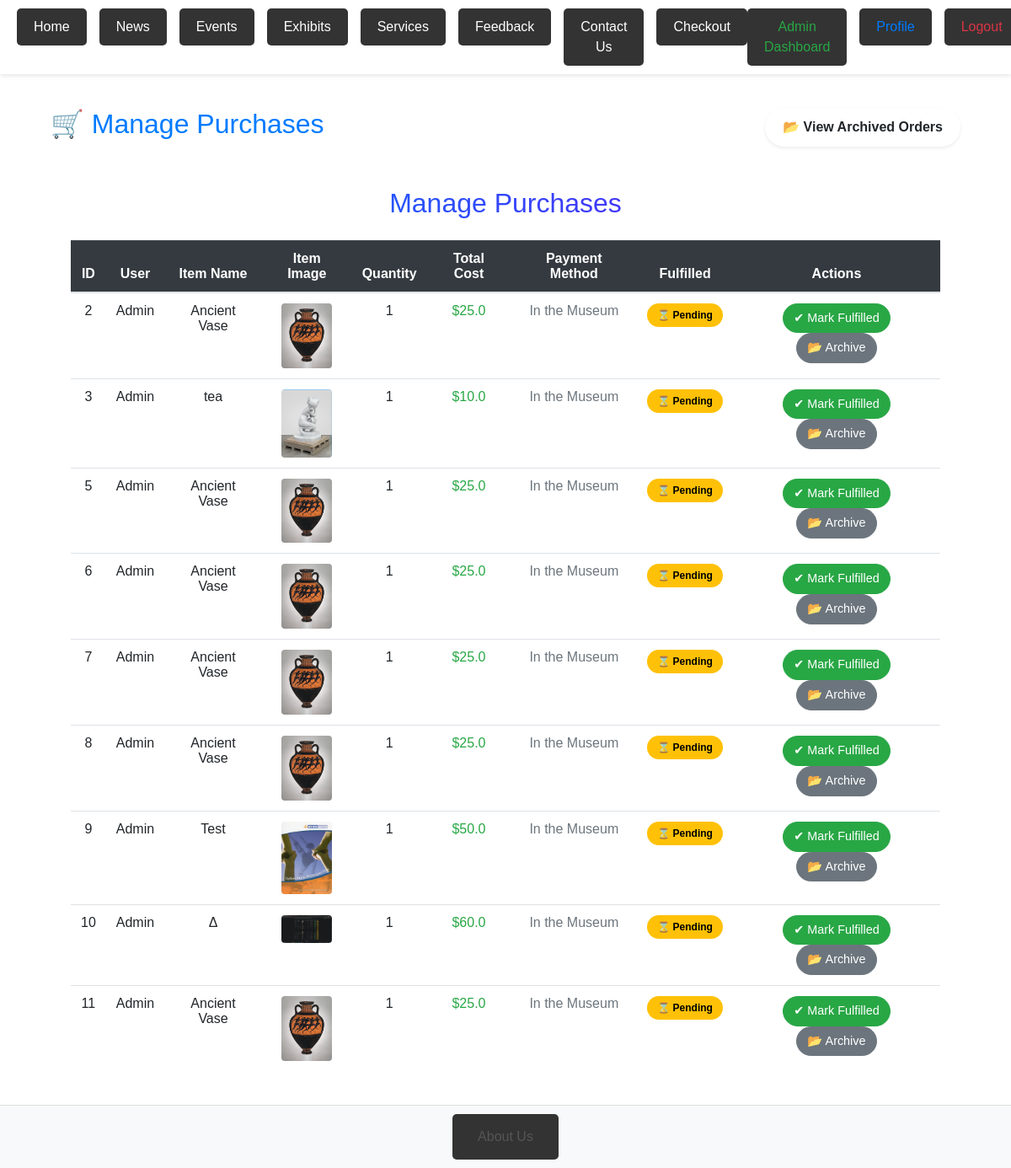
The app's page /admin/purchases (signed in) with its own data.
### server.py (models this page shows, shortened)
class Ticket(db.Model):
    id = db.Column(db.Integer, primary_key=True)
    user_id = db.Column(db.Integer, db.ForeignKey('user.id'), nullable=False)
    item_id = db.Column(db.Integer, nullable=False)
    quantity = db.Column(db.Integer, nullable=False)
    payment_method = db.Column(db.String(50), nullable=False)
    address = db.Column(db.String(255), nullable=True)
    total_cost = db.Column(db.Float, nullable=False)
    fulfilled = db.Column(db.Boolean, default=False)
    archived = db.Column(db.Boolean, default=False)

class User(db.Model, UserMixin):
    id = db.Column(db.Integer, primary_key=True)
    username = db.Column(db.String(80), unique=True, nullable=False)
    email = db.Column(db.String(120), unique=True, nullable=False)
    password = db.Column(db.String(200), nullable=False)
    is_admin = db.Column(db.Boolean, default=False)

class Event(db.Model):
    id = db.Column(db.Integer, primary_key=True)
    title = db.Column(db.String(200), nullable=False)
    description = db.Column(db.Text, nullable=False)
    date = db.Column(db.Date, nullable=False)
    image_path = db.Column(db.String(255), nullable=False)
    price = db.Column(db.Float, nullable=True)

### server.py (the view, shortened to what this page needs)
@app.route('/admin/purchases', methods=['GET', 'POST'])
@login_required
@admin_required
def manage_purchases():
    show_archived = request.args.get('archived', 'false').lower() == 'true'
    tickets = Ticket.query.filter(Ticket.fulfilled == (True if show_archived else False)).all()
    tickets_with_details = []
    for ticket in tickets:
        user = User.query.get(ticket.user_id)
        event = Event.query.get(ticket.item_id)
        if event:
            normalized_title = event.title.lower().replace(" ", "_") + ".jpg"
            image_path = f"uploads/{normalized_title}"
            if event.image_path:
                image_path = event.image_path
            elif os.path.exists(os.path.join(app.root_path, 'static', image_path)):
                image_path = image_path
            else:
                image_path = None
            item = {
                'title': event.title,
                'image': image_path
            }
        else:
            item = {
                'title': 'Unknown Item',
                'image': None
            }
        tickets_with_details.append((ticket, user, item))
    return render_template('manage_purchases.html', tickets=tickets_with_details, show_archived=show_archived)

### server.py (called while the page is built)
def admin_required(f):
    @wraps(f)
    def decorated_function(*args, **kwargs):
        if not current_user.is_authenticated or not current_user.is_admin:
            abort(403)
        return f(*args, **kwargs)
    return decorated_function

@login_manager.user_loader
def load_user(user_id):
    return db.session.get(User, int(user_id))

### templates/manage_purchases.html (shortened to what this page needs)
{% extends "base.html" %}
{% block content %}
<div class="container mt-5">
    <div class="d-flex justify-content-between align-items-center mb-4">
        <h2 class="fw-bold text-{{ 'secondary' if show_archived else 'primary' }}">
            {{ '📦 Archived Orders' if show_archived else '🛒 Manage Purchases' }}
        </h2>
        <a href="{{ url_for('manage_purchases', archived=not show_archived) }}"
           class="btn toggle-btn shadow-sm">
            {{ '🔄 View Active Orders' if show_archived else '📂 View Archived Orders' }}
        </a>
    </div>
    <div class="table-responsive glass-effect p-4 rounded-4">
        <h2 class="text-center text-gradient fw-bold mb-4">Manage Purchases</h2>
        <table class="table table-hover align-middle text-center">
            <thead class="table-dark">
                <tr>
                    <th>ID</th>
                    <th>User</th>
                    <th>Item Name</th>
                    <th>Item Image</th>
                    <th>Quantity</th>
                    <th>Total Cost</th>
                    <th>Payment Method</th>
                    <th>Fulfilled</th>
                    <th>Actions</th>
                </tr>
            </thead>
            <tbody>
                {% for ticket, user, item in tickets %}
                <tr class="hover-effect">
                    <td class="fw-bold">{{ ticket.id }}</td>
                    <td class="fw-semibold">{{ user.username }}</td>
                    <td>{{ item.title if item else 'Unknown Item' }}</td>
                    <td>
                        {% if item.image %}
                            <img src="{{ url_for('static', filename=item.image.replace('static/', '')) }}"
                                 alt="{{ item.title if item else 'No Image' }}" class="rounded item-img">
                        {% endif %}
                    </td>
                    <td class="fw-bold">{{ ticket.quantity }}</td>
                    <td class="fw-bold text-success">${{ ticket.total_cost }}</td>
                    <td class="text-muted">{{ ticket.payment_method }}</td>
                    <td>
                        {% if ticket.fulfilled %}
                            <span class="badge fulfilled-badge">✔ Fulfilled</span>
                        {% else %}
                            <span class="badge pending-badge">⌛ Pending</span>
                        {% endif %}
                    </td>
                    <td>
                        {% if not show_archived %}
                            {% if not ticket.fulfilled %}
                            <form method="POST" class="d-inline">
                                <button type="submit" class="btn action-btn btn-success">✔ Mark Fulfilled</button>
                            </form>
                            {% endif %}
                            <form method="POST" class="d-inline">
                                <button type="submit" class="btn action-btn btn-secondary">📂 Archive</button>
                            </form>
                        {% else %}
                            <form method="POST" class="d-inline">
                                <input type="hidden" name="ticket_id" value="{{ ticket.id }}">
                                <input type="hidden" name="action" value="unarchive">
                                <button type="submit" class="btn action-btn btn-warning">📤 Unarchive</button>
                            </form>
                        {% endif %}
                    </td>
                </tr>
                {% endfor %}
            </tbody>
        </table>
    </div>
</div>
{% endblock %}

### templates/base.html (shortened to what this page needs)
<html lang="en">
<head>
    <link rel="stylesheet" href="{{ url_for('static', filename='styles.css') }}">
    <link rel="stylesheet" href="https://maxcdn.bootstrapcdn.com/bootstrap/4.5.2/css/bootstrap.min.css">
</head>
<body>
    <nav>
        <ul style="list-style: none; margin: 0 auto; padding: 0; display: flex; gap: 15px; justify-content: center;">
            <li><a href="{{ url_for('home') }}">Home</a></li>
            <li><a href="{{ url_for('news') }}">News</a></li>
            <li><a href="{{ url_for('events') }}">Events</a></li>
            <li><a href="{{ url_for('exhibits') }}">Exhibits</a></li>
            <li><a href="{{ url_for('services') }}">Services</a></li>
            <li><a href="{{ url_for('feedback') }}">Feedback</a></li>
            <li><a href="{{ url_for('contact') }}">Contact Us</a></li>
            <li><a href="{{ url_for('checkout', item_id=1) }}">Checkout</a></li>
        </ul>
        <ul style="list-style: none; margin: 0; padding: 0; display: flex; gap: 15px;">
            {% if current_user.is_authenticated %}
                {% if current_user.is_admin %}
                    <li>
                        <a href="{{ url_for('admin_dashboard') }}" style="color: #28a745;">
                            Admin Dashboard
                        </a>
                    </li>
                {% endif %}
                <li><a href="{{ url_for('profile') }}" style="color: #007bff;">Profile</a></li>
                <li><a href="{{ url_for('logout') }}" style="color: rgb(220, 53, 69);">Logout</a></li>
            {% else %}
                <li><a href="{{ url_for('login') }}" style="color: rgb(220, 53, 69);">Login</a></li>
                <li><a href="{{ url_for('register') }}" style="color: #17a2b8;">Register</a></li>
            {% endif %}
        </ul>
    </nav>
    <div class="container" style="margin-top: 80px;">
        {% block content %}
        {% endblock %}
    </div>
    <footer>
        <a href="{{ url_for('about') }}">About Us</a>
    </footer>
</body>
</html>

### static/styles.css (style rules this page uses)
* { margin: 0; padding: 0; box-sizing: border-box; }
body, html { height: 100%; font-family: Arial, sans-serif; line-height: 1.6; }
body { display: flex; flex-direction: column; min-height: 100vh; background-color: #f4f4f4; }
nav { background-color: #333; padding: 15px 30px; text-align: center; }
nav ul { display: flex; justify-content: center; gap: 10px; list-style: none; margin: 0; padding: 0; }
nav ul li { display: inline-block; }
nav ul li a { color: white; text-decoration: none; font-size: 16px; padding: 10px 20px; background-color: #333; border-radius: 5px; transition: background-color 0.3s ease, transform 0.2s ease; display: inline-block; }
footer { background-color: #f8f8f8; color: #555; text-align: center; padding: 20px 10px; border-top: 1px solid #ddd; margin-top: auto; }
footer a { color: white; text-decoration: none; font-size: 16px; background-color: #333; padding: 15px 30px; border-radius: 5px; transition: background-color 0.3s ease; display: inline-block; }

### templates/base.html (style rules this page uses)
body { font-family: Arial, sans-serif; margin: 0; padding: 0; display: flex; flex-direction: column; min-height: 100vh; }
.container { flex: 1; }
footer { text-align: center; background-color: #f8f9fa; padding: 10px; margin-top: auto; }
footer a { text-decoration: none; color: inherit; }
nav { position: fixed; top: 0; width: 100%; background-color: #ffffff; color: #333; z-index: 1000; display: flex; align-items: center; padding: 10px 20px; box-shadow: 0 2px 5px rgba(0, 0, 0, 0.1); transition: background 0.3s ease-in-out; }
nav a { padding: 10px; text-decoration: none; font-weight: 500; color: #333; transition: color 0.3s ease-in-out; }

### templates/manage_purchases.html (style rules this page uses)
.glass-effect { background: rgba(255, 255, 255, 0.15); backdrop-filter: blur(10px); border-radius: 12px; }
.text-gradient { background: linear-gradient(to right, #007bff, #6610f2); -webkit-background-clip: text; -webkit-text-fill-color: transparent; }
.toggle-btn { padding: 10px 20px; font-weight: bold; border-radius: 50px; transition: 0.3s ease-in-out; }
.pending-badge { background-color: #ffc107; color: black; padding: 8px 12px; border-radius: 20px; font-weight: bold; }
.item-img { width: 60px; height: auto; border-radius: 10px; transition: 0.3s ease-in-out; }
.action-btn { border-radius: 20px; font-size: 0.9rem; padding: 6px 12px; transition: all 0.3s; }

### records on screen
Ticket: id "2", username "Admin", title "Ancient Vase", image_path (picture), quantity "1", total_cost "25.0", payment_method "In the Museum", fulfilled "⌛ Pending"
Ticket: id "3", username "Admin", title "tea", image_path (picture), quantity "1", total_cost "10.0", payment_method "In the Museum", fulfilled "⌛ Pending"
Ticket: id "5", username "Admin", title "Ancient Vase", image_path (picture), quantity "1", total_cost "25.0", payment_method "In the Museum", fulfilled "⌛ Pending"
Ticket: id "6", username "Admin", title "Ancient Vase", image_path (picture), quantity "1", total_cost "25.0", payment_method "In the Museum", fulfilled "⌛ Pending"
Ticket: id "7", username "Admin", title "Ancient Vase", image_path (picture), quantity "1", total_cost "25.0", payment_method "In the Museum", fulfilled "⌛ Pending"
Ticket: id "8", username "Admin", title "Ancient Vase", image_path (picture), quantity "1", total_cost "25.0", payment_method "In the Museum", fulfilled "⌛ Pending"
Ticket: id "9", username "Admin", title "Test", image_path (picture), quantity "1", total_cost "50.0", payment_method "In the Museum", fulfilled "⌛ Pending"
Ticket: id "10", username "Admin", title "Δ", image_path (picture), quantity "1", total_cost "60.0", payment_method "In the Museum", fulfilled "⌛ Pending"
Ticket: id "11", username "Admin", title "Ancient Vase", image_path (picture), quantity "1", total_cost "25.0", payment_method "In the Museum", fulfilled "⌛ Pending"

### other values on screen
{{ '📦 Archived Orders' if show_archived else '🛒 Manage Purchases' }} "🛒 Manage Purchases"
{{ '🔄 View Active Orders' if show_archived else '📂 View Archived Orders' }} "📂 View Archived Orders"
